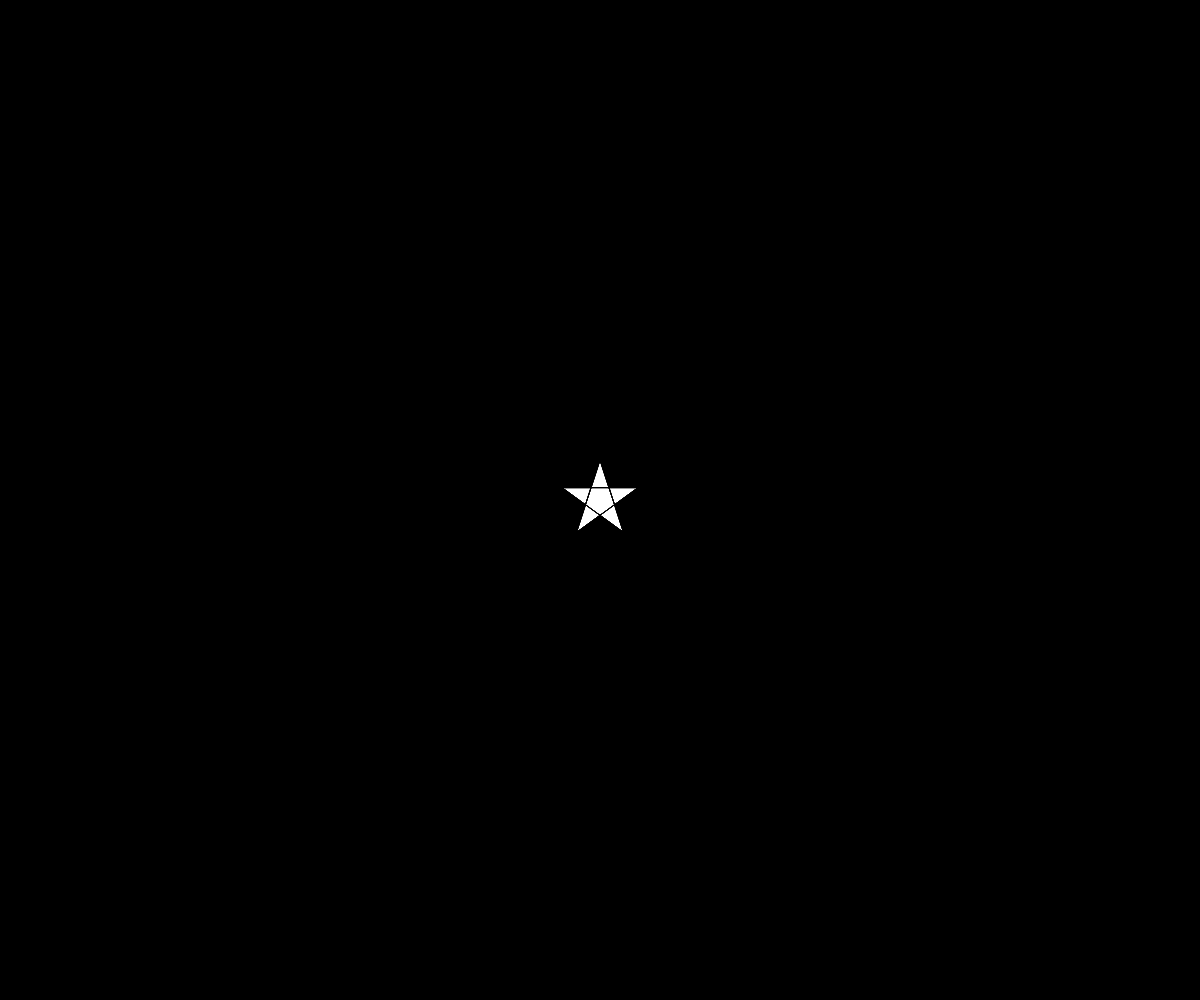
Frame 1 (no input)
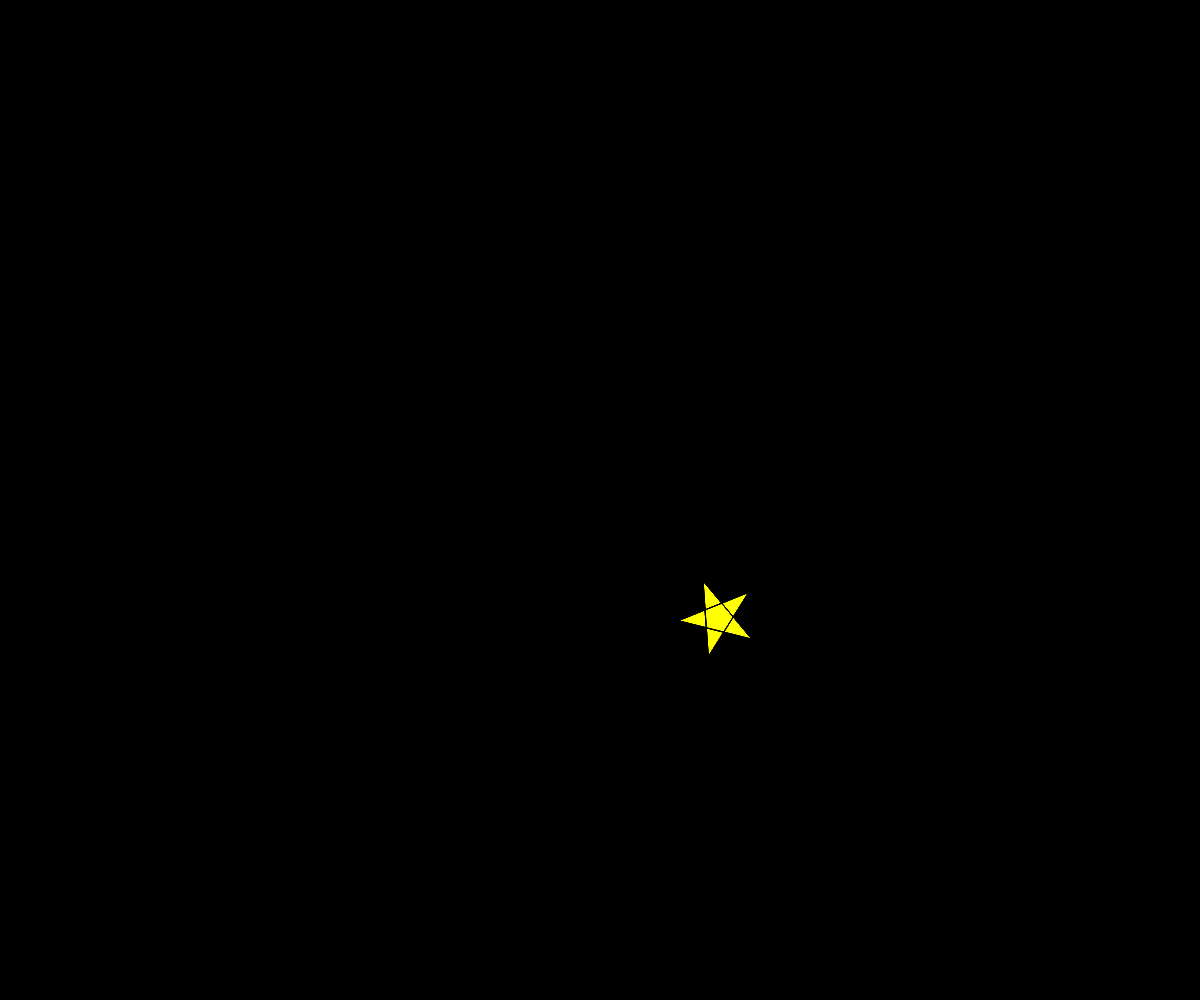
Frame 60 (no input)
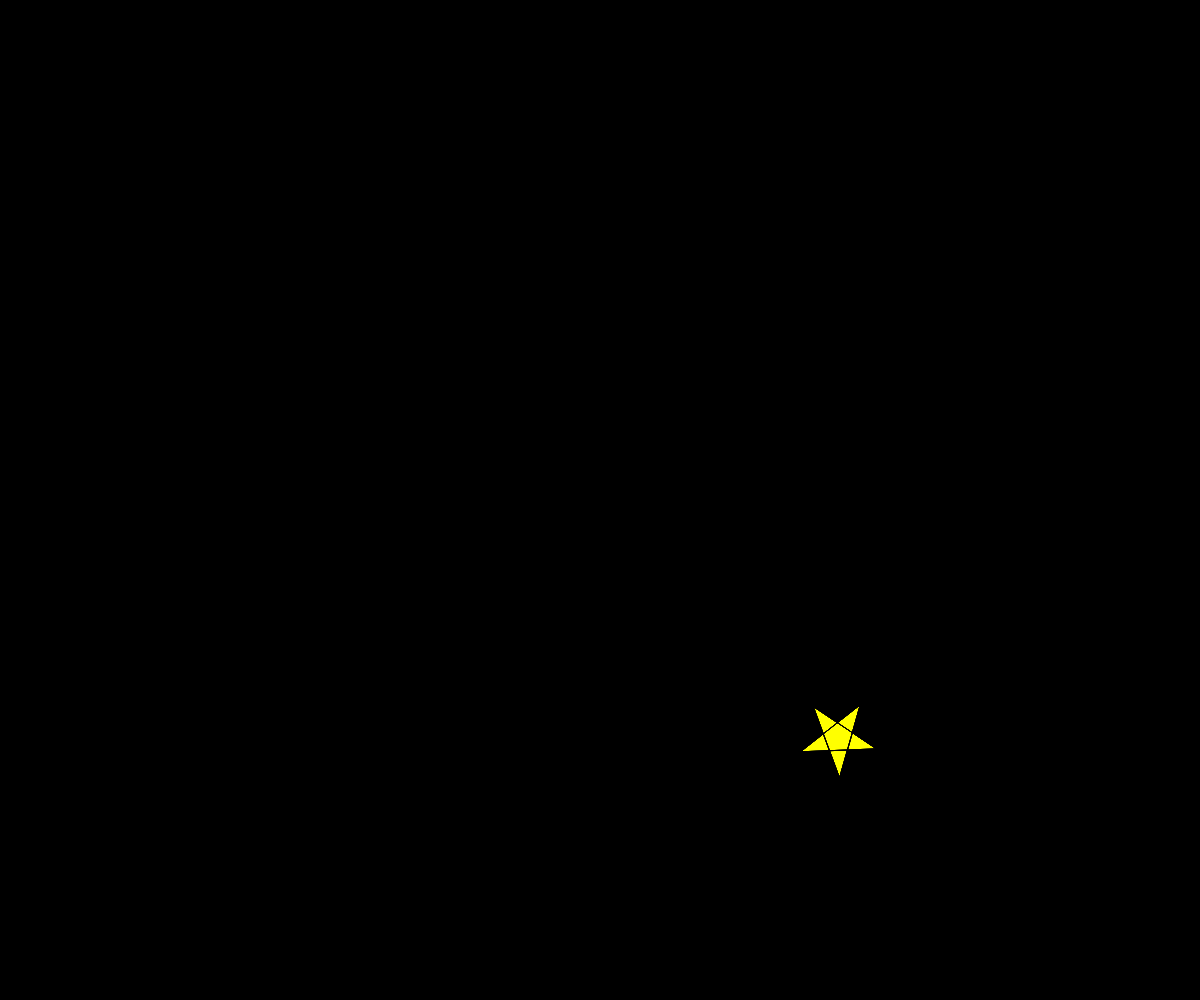
Frame 120 (the mouse pressed at the canvas centre since frame 60)

The p5.js sketch that drew these frames (run headless with seeded random() and noise() and a simulated clock; from frame 60 on, the mouse is pressed at the canvas centre):

// p5.js sketch
// ── sketch.js
// テキスト「アニメーション」
let x, y, vx, vy;
let angle;

function setup(){
  createCanvas(windowWidth, windowHeight);
  x = width / 2;
  y = height / 2;
  vx = 8;
  vy = 8;
  star(250, 160, 40, 10)
  angle = 0
}

function draw(){
  background(0);
  star(x, y, 40, angle);
  fill(255, 255, 0);
  x += 2;
  y += 2;
  angle += 0.1
  if(x > width){ x = 0; }
  else if(x < 0){ x = width; }
  if(y > height){ y = 0; }
  if(y < 0){ y = height; }
}

function star(cx, cy, r, angle){
  beginShape();
  for(var i = 0; i < 20; i++){
    var theta = TWO_PI * i * 2 / 5 - HALF_PI + angle;
    var x = cx + cos(theta) * r;
    var y = cy + sin(theta) * r;
    vertex(x,y);
  }

  endShape(CLOSE);
}

function windowResized(){
  resizeCanvas(windowWidth, windowHeight);
}
